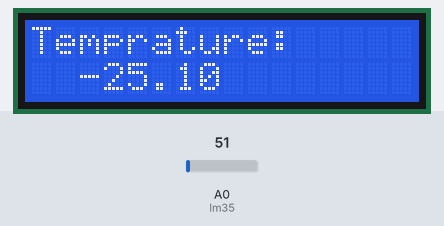
A sketch run on a simulated Arduino Uno, built with avr-gcc and run on an emulated ATmega328P. On the bench: 16×2 character LCD. The inputs (shaded band) are chosen by the test bench; at power-on: A0 (lm35) = 51.

Above: at 1.2 s.
1.3 s: A0 (lm35) set to 61
At 3.9 s:
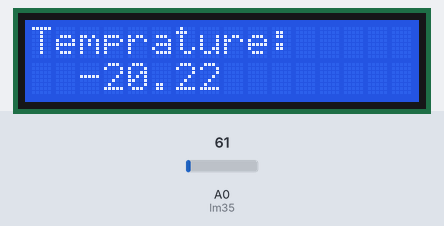
9.0 s: A0 (lm35) set to 71
At 10.0 s:
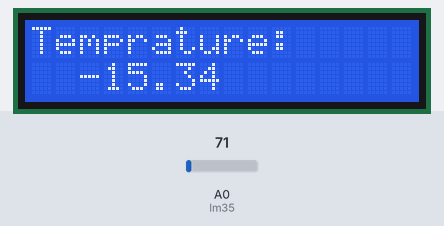
13.5 s: A0 (lm35) set to 86
At 16.2 s:
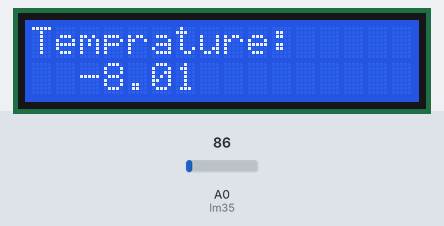
Timing chart, 0 to 17.7 s (numbered marks = the images above; inputs shaded):
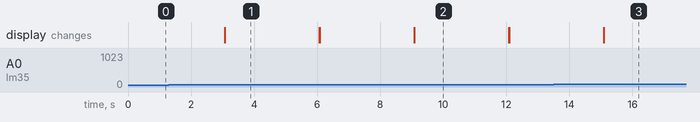

The sketch:

LCDxTemp.ino
```cpp
#include<LiquidCrystal.h>
#define lm35 A0

double temp;
LiquidCrystal lcd(12, 11, 5, 4, 3, 2);

void setup() {
  // put your setup code here, to run once:
  lcd.begin(16,2);
  pinMode(lm35,INPUT);
}

void loop() {
  // put your main code here, to run repeatedly:
 temp=analogRead(lm35);
 temp*=0.4882;//volt mapping(5/1024)*100
 temp-=50;//offset correction
 TempDisp();

}

void TempDisp()
{
  lcd.print("Temprature:");
  lcd.setCursor(2,1);
  lcd.print(temp);
  delay(3000);
  lcd.clear();
}
```

Measured:
- after the input at 1.3 s, the display: first differs from a run without the input after 1.8 s (image 1)
- after the input at 9.0 s, the display: first differs from a run without the input after 0.08 s (image 2)
- after the input at 13.5 s, the display: first differs from a run without the input after 1.6 s (image 3)
- what the display in image 1 shows lasts 3.0 s, from 3.1 s to 6.1 s
